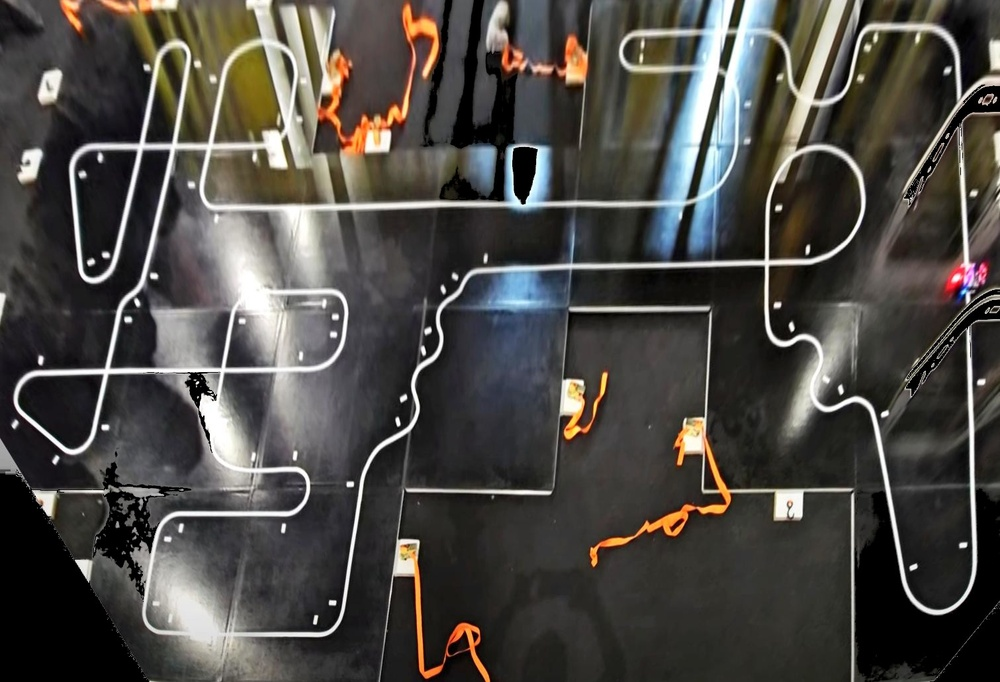
#> input picture image_conversion/img_raw/rcx-2024.jpg, 1000 x 682 px, shrunk from 1511 x 1030 before the run
$ python map_from_img.py
#> lines starting #> are read from the running program, lines starting #| are printed output that depends on the picture; after the words box and inside, x2 and y2 are one past the last pixel; in counts of white or black regions, pixels touching at a corner belong together
import cv2
import os

INPUT_FILE_NAME = "rcx-2024.jpg"
OUTPUT_FILE_NAME = "map19.png"

# Pixel value to be considered as a black pixel 0 - 255
FILTER_THERESHOLD = 190


def main():

    # File Paths
    current_dir = os.path.dirname(os.path.abspath(__file__))
    input_image_path = os.path.join(current_dir, "img_raw", INPUT_FILE_NAME)
    output_image_path = os.path.join(current_dir, "img_filtered", OUTPUT_FILE_NAME)

    # Load the image
    img = cv2.imread(input_image_path)
#> img is the input picture: shape (682, 1000, 3); mean B, G, R 68.7, 72.9, 75.6

    # Convert to grayscale
    gray = cv2.cvtColor(img, cv2.COLOR_BGR2GRAY)
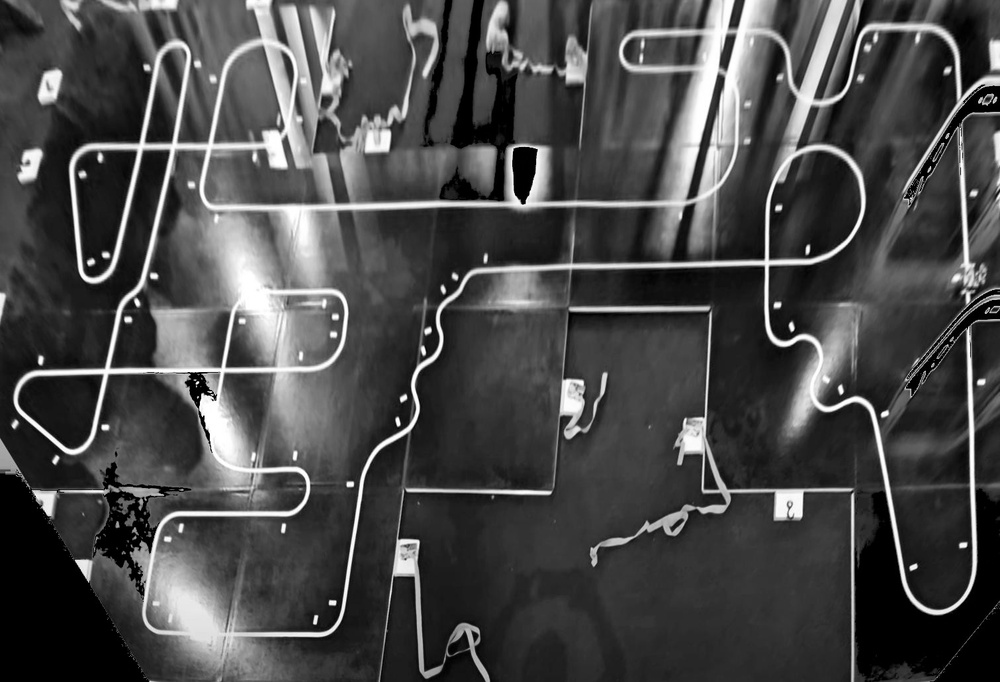
#> gray: shape (682, 1000); min 0, max 255, mean 73.2

    # Apply thresholding to convert to black and white
    _, thresh = cv2.threshold(gray, FILTER_THERESHOLD, 255, cv2.THRESH_BINARY)
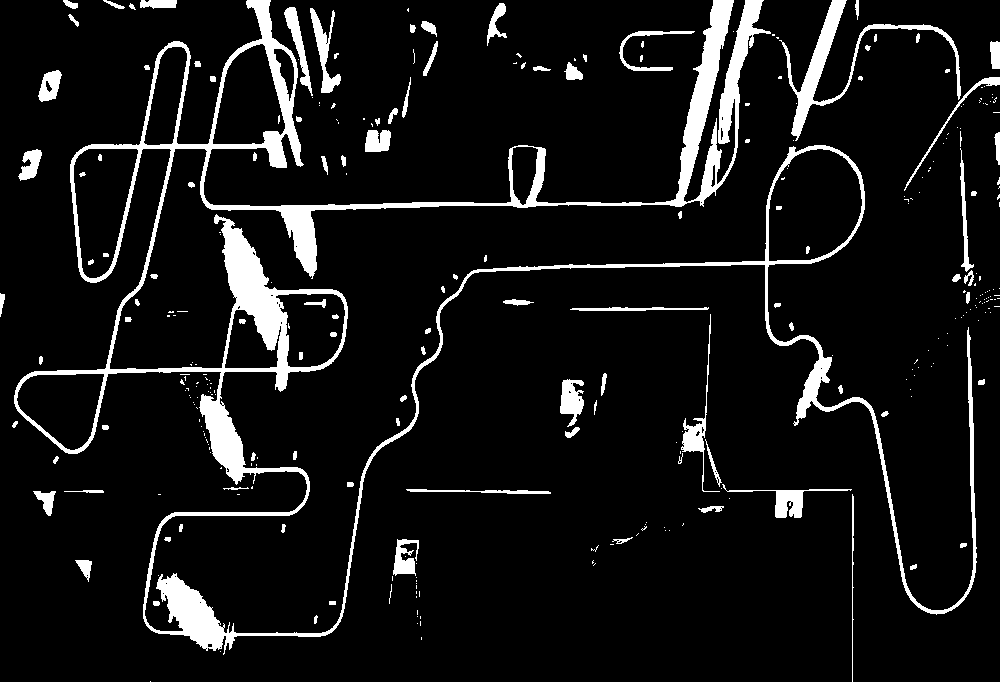
#> thresh: shape (682, 1000); 8.4% white; 307 white regions (200 under 20 px), largest, box (x1, y1, x2, y2) and area: (14, 0, 977, 655) 40054, (779, 0, 961, 141) 3037, (722, 484, 852, 518) 872

    # Invert colors if needed
    # inverted = cv2.bitwise_not(thresh)

    # Save the result to a file
    cv2.imwrite(output_image_path, thresh)


if __name__ == '__main__':
    main()

$ run again, with image_conversion/img_raw/corner2.jpg copied over image_conversion/img_raw/rcx-2024.jpg
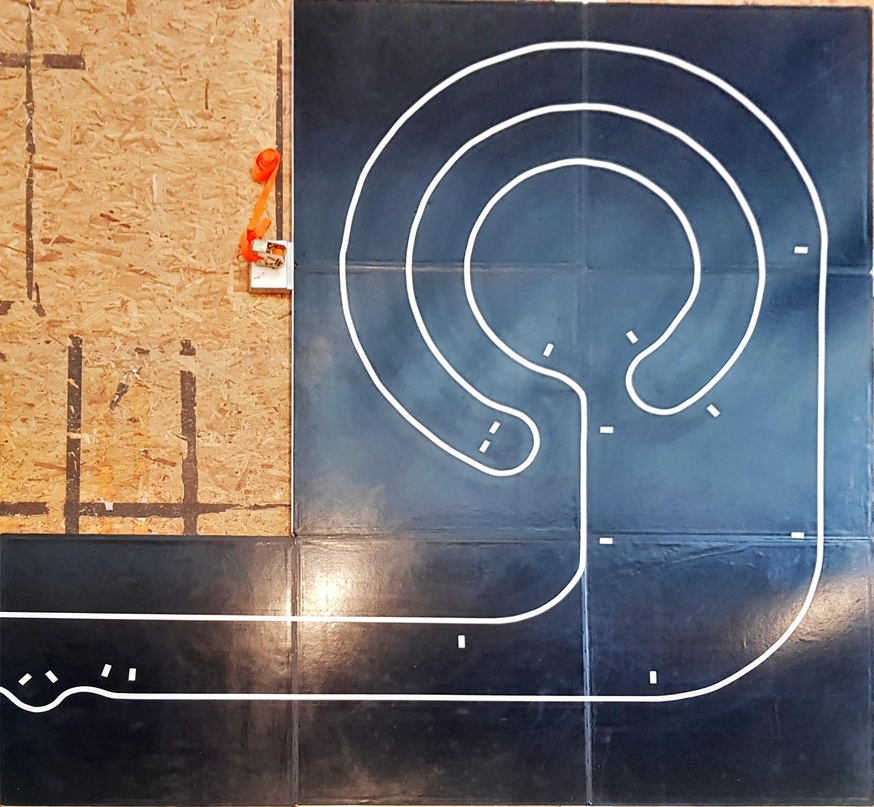
#> input picture image_conversion/img_raw/corner2.jpg, 874 x 807 px, shrunk from 2581 x 2383 before the run
#> in main, img is the input picture: shape (807, 874, 3); mean B, G, R 108.4, 108.3, 112.3
#> in main, `gray = cv2.cvtColor(img, cv2.COLOR_BGR2GRAY)`:
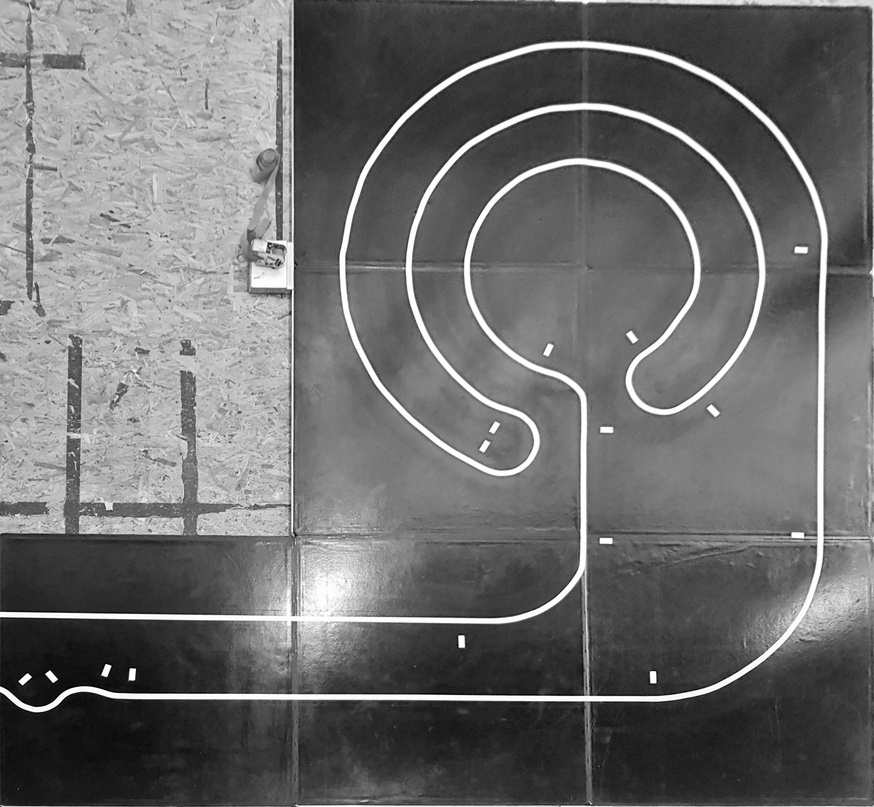
#> gray: shape (807, 874); min 0, max 255, mean 109.5
#> in main, `_, thresh = cv2.threshold(gray, FILTER_THERESHOLD, 255, cv2.THRESH_BIN..`:
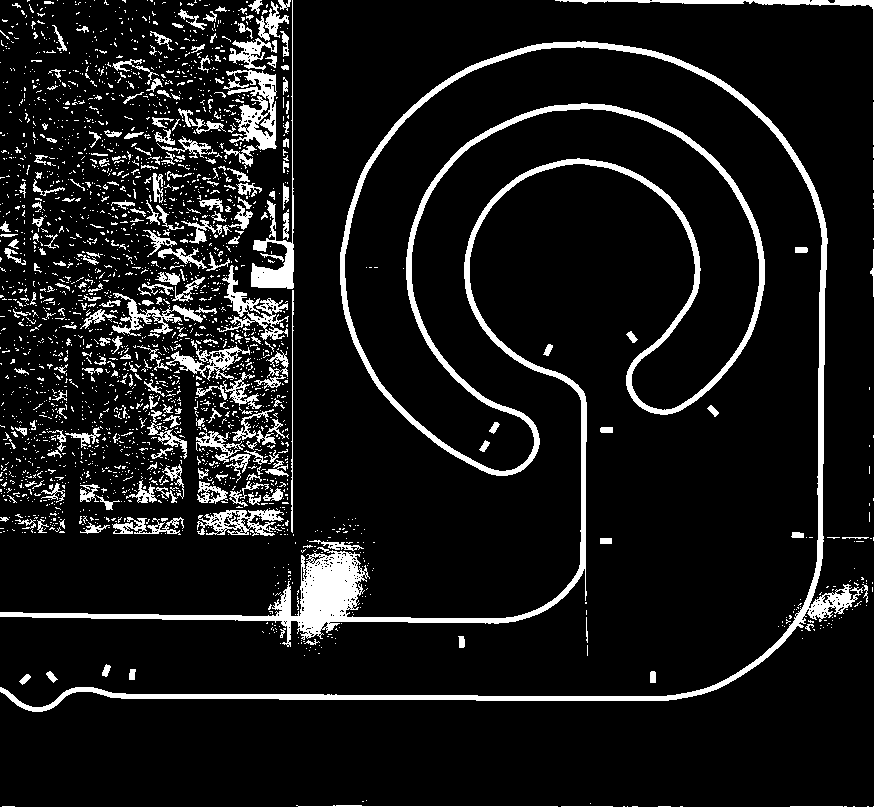
#> thresh: shape (807, 874); 9.8% white; 2533 white regions (2270 under 20 px), largest, box (x1, y1, x2, y2) and area: (0, 41, 863, 712) 31129, (223, 70, 277, 150) 1956, (251, 0, 294, 289) 1735

$ run again, with image_conversion/img_raw/corner3.jpg copied over image_conversion/img_raw/rcx-2024.jpg
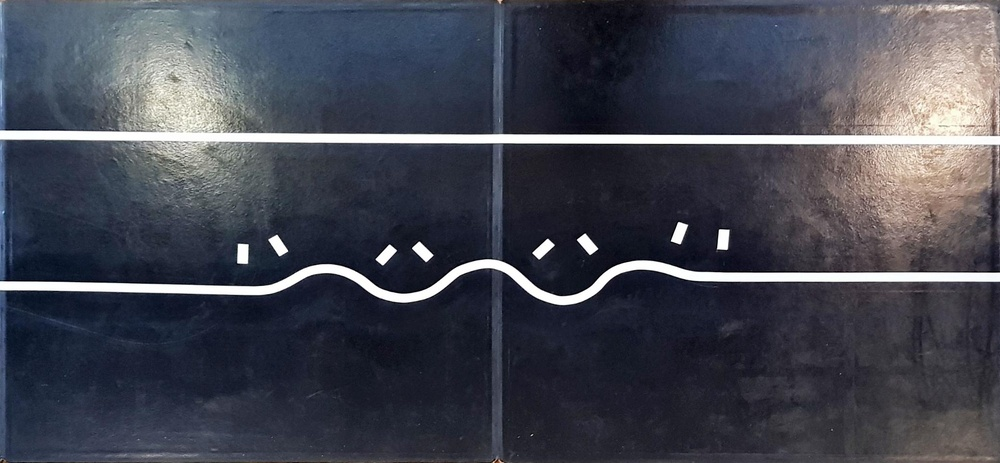
#> input picture image_conversion/img_raw/corner3.jpg, 1000 x 463 px, shrunk from 2082 x 965 before the run
#> in main, img is the input picture: shape (463, 1000, 3); mean B, G, R 80.8, 69.8, 67.4
#> in main, `gray = cv2.cvtColor(img, cv2.COLOR_BGR2GRAY)`:
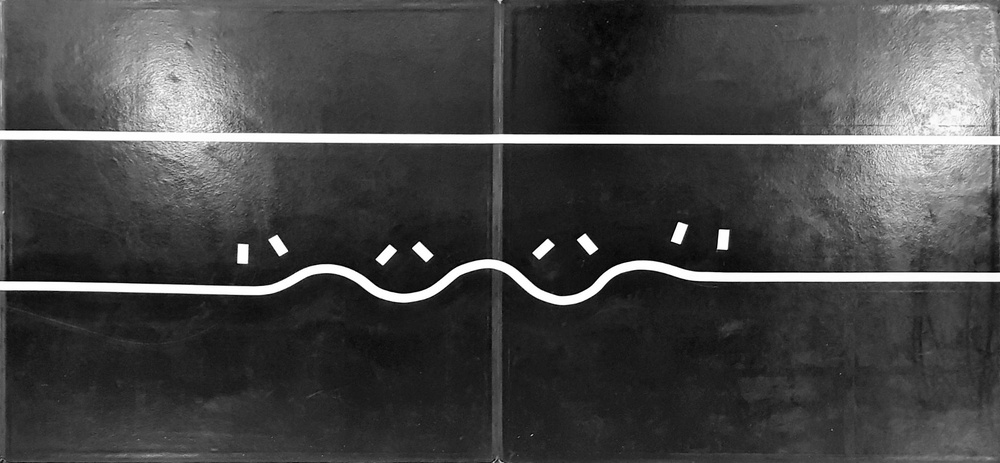
#> gray: shape (463, 1000); min 0, max 255, mean 70.3
#> in main, `_, thresh = cv2.threshold(gray, FILTER_THERESHOLD, 255, cv2.THRESH_BIN..`:
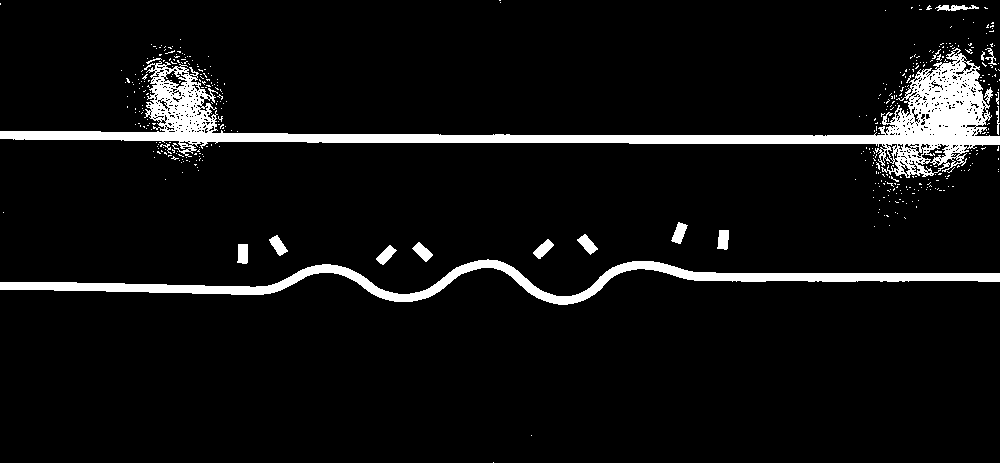
#> thresh: shape (463, 1000); 6.6% white; 425 white regions (406 under 20 px), largest, box (x1, y1, x2, y2) and area: (0, 48, 1000, 178) 18392, (0, 259, 1000, 305) 8899, (577, 234, 598, 255) 207

$ run again, with image_conversion/img_raw/corner4.jpg copied over image_conversion/img_raw/rcx-2024.jpg
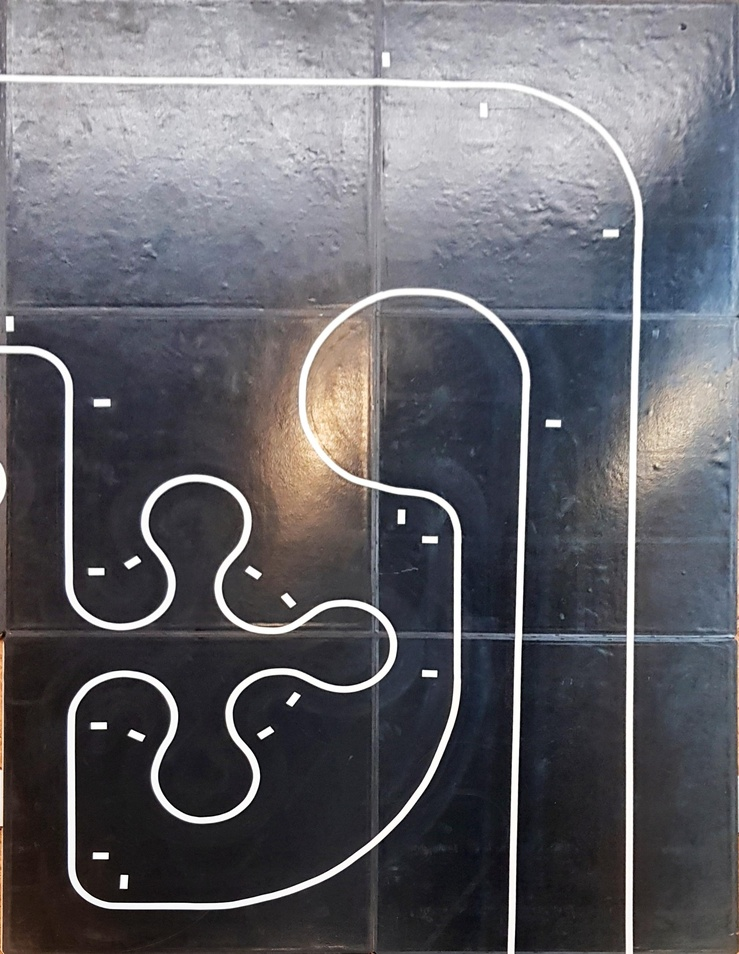
#> input picture image_conversion/img_raw/corner4.jpg, 739 x 954 px, shrunk from 2017 x 2604 before the run
#> in main, img is the input picture: shape (954, 739, 3); mean B, G, R 105.9, 100, 100.4
#> in main, `gray = cv2.cvtColor(img, cv2.COLOR_BGR2GRAY)`:
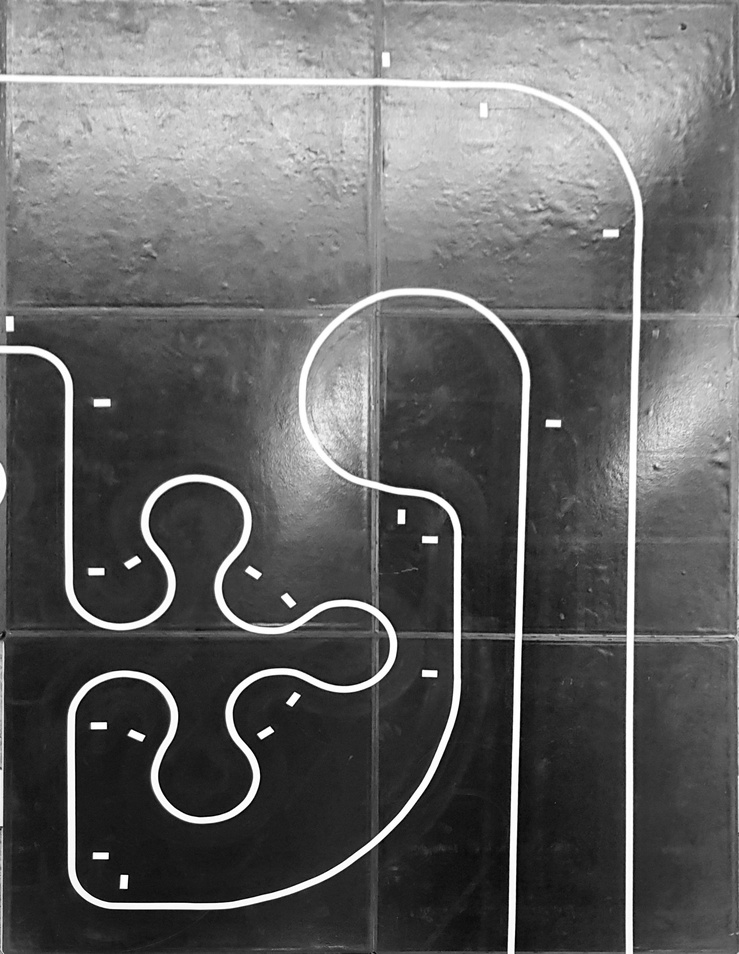
#> gray: shape (954, 739); min 0, max 255, mean 100.8
#> in main, `_, thresh = cv2.threshold(gray, FILTER_THERESHOLD, 255, cv2.THRESH_BIN..`:
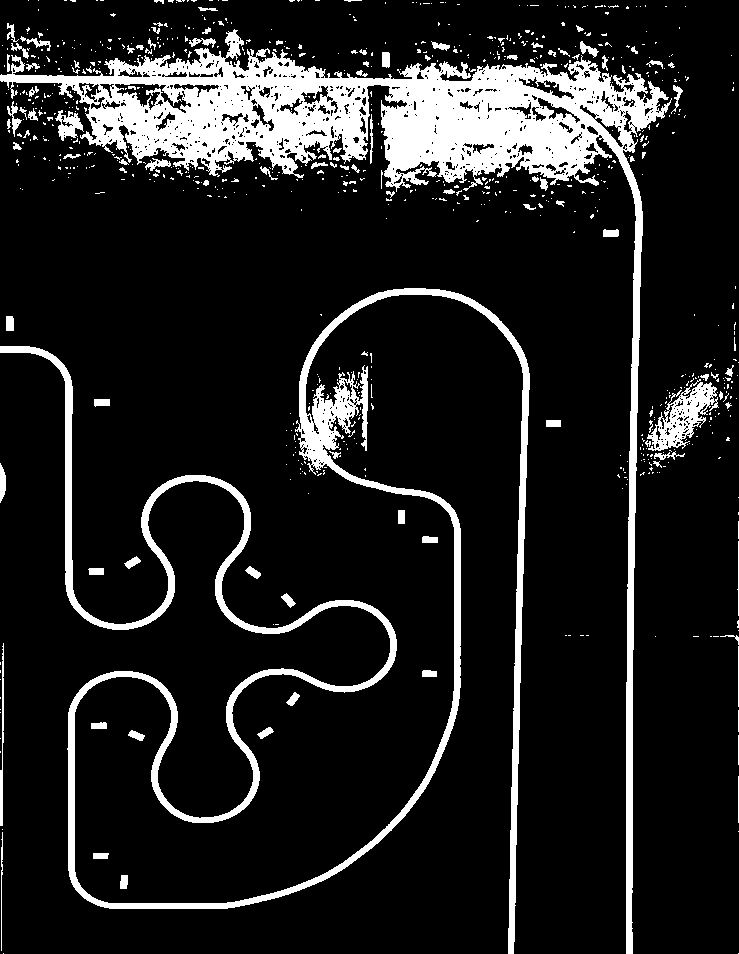
#> thresh: shape (954, 739); 12.8% white; 795 white regions (689 under 20 px), largest, box (x1, y1, x2, y2) and area: (0, 29, 672, 954) 52269, (0, 288, 530, 954) 26534, (647, 379, 719, 451) 2078
